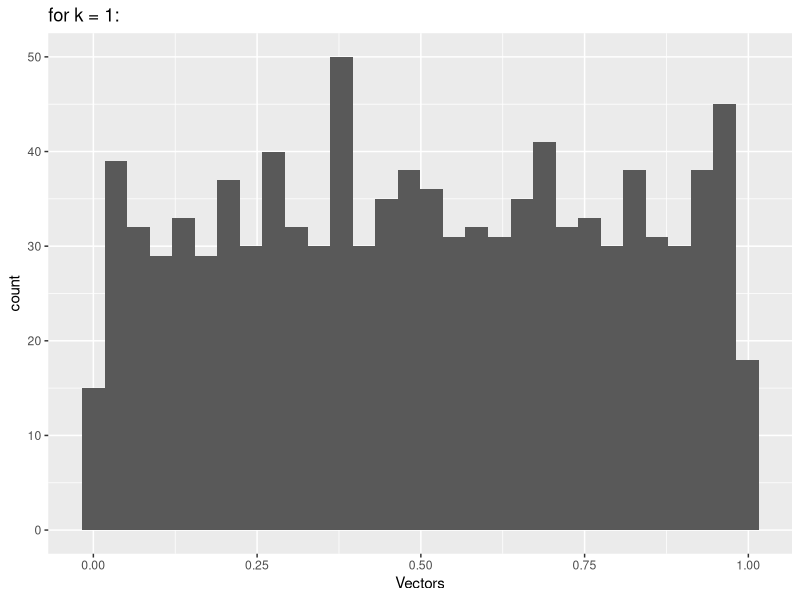
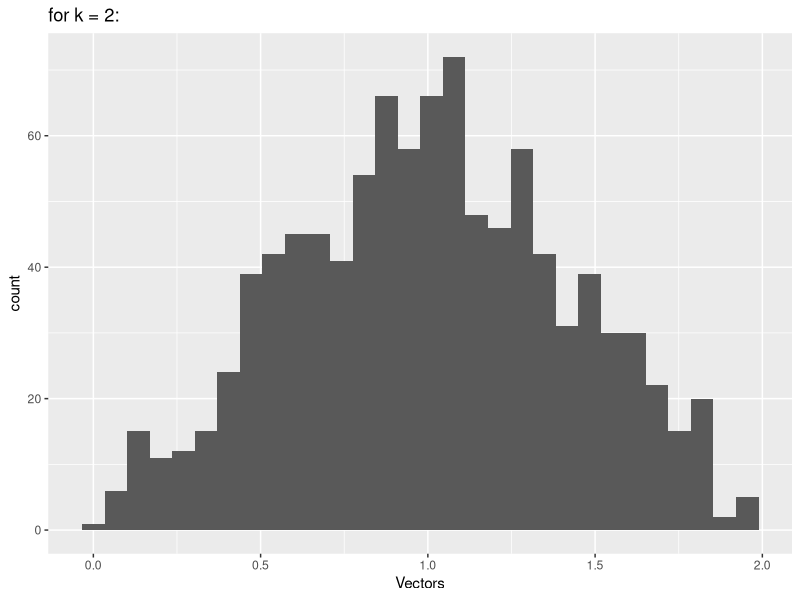
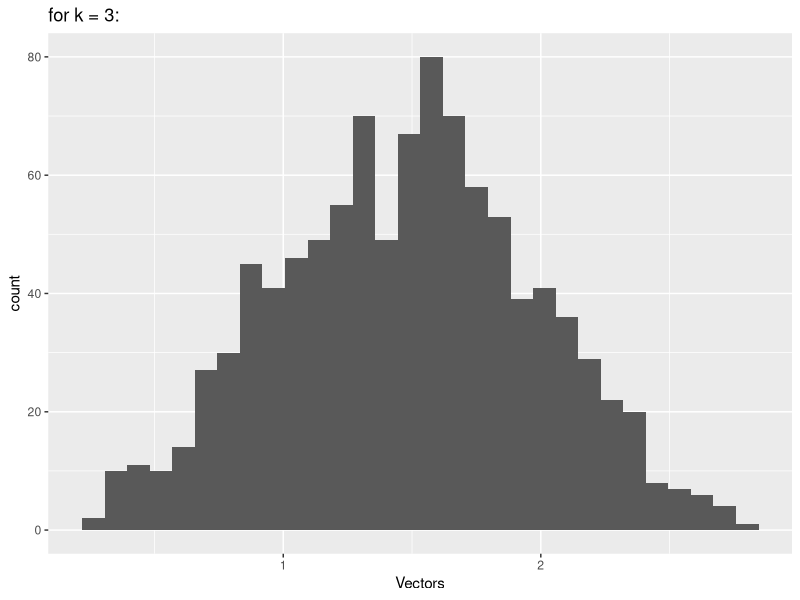
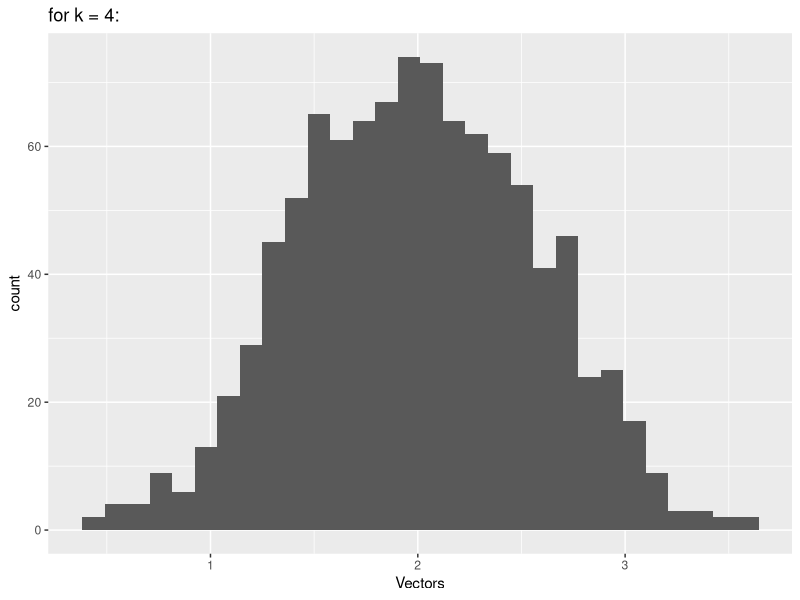
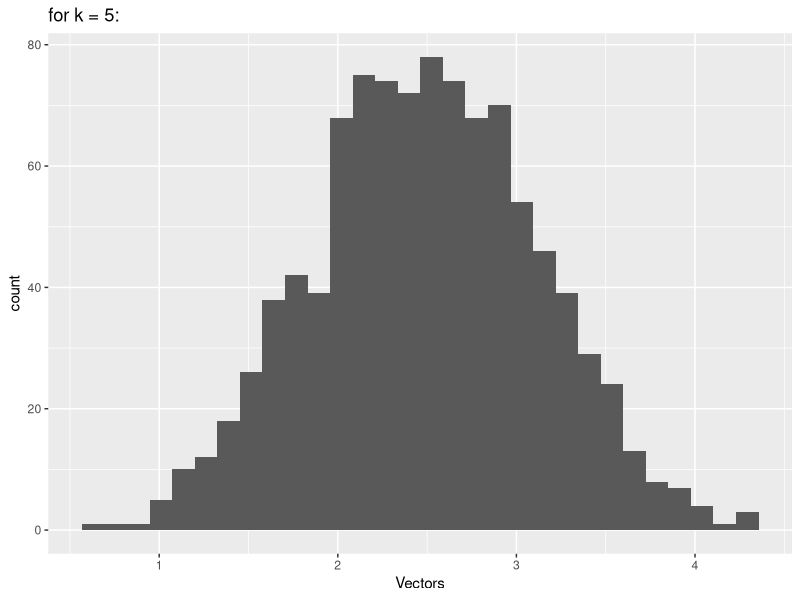

Write R code to recreate these figures, in order.
## ---- chunk 1
# Library for drawing tables:
library(knitr)
## ---- chunk 2
is.prime.no <- function(number){
  # The function returns True, if the number is prime
  if (number == 2){ # Evaluate the case where the number is 2 separately
    T
  } else if (any(number %% 2:round(number/2) == 0)){
    F
  } else {T}
}

# Checking number 1:
is.prime.no(1)

# Checking number 2:
is.prime.no(2)

# Checking number 101:
is.prime.no(101)

# Populating a 10X10 matrix of random integers:
# Generate 100 integer numbers between 1 to 50
ten.by.ten.mat <- matrix(sample.int(50, 100, replace=T), nrow=10, ncol=10) 
ten.by.ten.mat

# Counting the prime numbers in the matrix:
results <- lapply(ten.by.ten.mat, is.prime.no)
length(results[results==T])

## ---- chunk 3
library(ggplot2)

custom.func <- function(k, n){
  # k is an integer, representing the number of random vectors
  # n is the sample size of each vector
  if(k==1){
    vector <- runif(n, 0, 1) # uniform dist of size n, min=0, max=1
    return(vector)
  }else{
    vector <- runif(n, 0, 1)
    for(i in 2:k){
      vector <- vector + runif(n, 0, 1)
    }
    return(vector)
  }
}

# Making the histograms:
plots <- list()
for(i in 1:5){ # for 5 k values
  # Making the vector:
  v_i <- data.frame(vec = custom.func(k=i, n=1000))
  
  # Saving the histogram:
  plots[[i]] <- ggplot(v_i, aes(x=vec)) + geom_histogram() +
    ggtitle(paste("for k = ", i, ":", sep="")) + xlab("Vectors")
}

# Plotting the histograms:
plots[[1]]
plots[[2]]
plots[[3]]
plots[[4]]
plots[[5]]

## ---- chunk 4
# The probability of event x with Poisson's distribution where the mean is lambda, is:
# dpois(x, lambda), we must sum 10 of these for each day:
sum(dpois(1:10, 22))
## ---- chunk 5
# Student data:
sleep.hours <- c(7,6,5,8,6,6,4,5,8,12)

t.test(sleep.hours, alternative="less", mu=7)
## ---- chunk 6
qt(0.05, 10-1)
## ---- chunk 7
# Student data:
no.exam.sleep.hours <- c(7,6,5,8,6,6,4,5,8,12)
exam.sleep.hours    <- c(5,4,5,7,5,4,5,4,6,12)
sleep.difference    <- no.exam.sleep.hours-exam.sleep.hours

# Now let's take the test:
t.test(sleep.difference, alternative="greater", mu=0)
## ---- chunk 8
# Student data:
no.exam.sleep.hours <- c(7,6,5,8,6,6,4,5,8,12)
exam.sleep.hours    <- c(5,4,5,7,5,4,5,4,6,12)
sleep.difference    <- no.exam.sleep.hours-exam.sleep.hours

# Difference in sleeping hours:
sleep.difference

# Mean:
mean(sleep.difference)

# Standard Deviation:
sd(sleep.difference)
## ---- chunk 9
# Lower bound:
qt(0.025,9)

# Upper bound:
qt(0.975,9)
## ---- chunk 10
group.results <- data.frame("Condition"=c("Water", "Diet Coke", "Coffee"),
                           "Mean.Days.Alive_Life.Expectancy"=c(50, 42, 52),
                           "SD"=c(10, 7, 8),
                           "n"=c(20, 15, 10))
kable(group.results, format='markdown')
## ---- chunk 11
set.seed(1)
# 3 vectors with foods and respective mean and sd:
water <- data.frame(Party=as.factor("Water"), Age=rnorm(20, 50, 10))
coke <- data.frame(Party=as.factor("Coke"), Age=rnorm(15, 42, 7))
coffee <- data.frame(Party=as.factor("Coffee"), Age=rnorm(10, 52, 8))

food.life <- rbind(water, coke, coffee)

anova <- aov(food.life[,2]~food.life[,1], data=food.life)
summary(anova)
## ---- chunk 12
qf(0.95,2,42)
## ---- chunk 13
group.two.results <- data.frame("Monolingual"=c(24, 40, 23),
                           "At.Least.Bilingual"=c(6, 5, 2),
                           row.names=c("Good", "Average", "Bad"))
kable(group.two.results, format='markdown')
## ---- chunk 14
memory.vs.language <- data.frame("monolingual"=c(24, 40, 23),
                           "bilingual"=c(6, 5, 2),
                           row.names=c("Good","Average","Bad"))

chisq.test(memory.vs.language)
## ---- chunk 15
qchisq(0.95, df=2)
